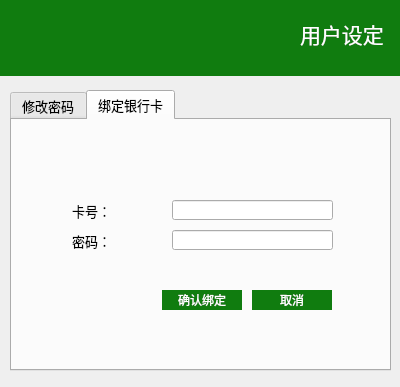
<?xml version="1.0" encoding="UTF-8"?>
<ui version="4.0">
 <class>settingDialog</class>
 <widget class="QDialog" name="settingDialog">
  <property name="geometry">
   <rect>
    <x>0</x>
    <y>0</y>
    <width>400</width>
    <height>387</height>
   </rect>
  </property>
  <property name="minimumSize">
   <size>
    <width>400</width>
    <height>387</height>
   </size>
  </property>
  <property name="maximumSize">
   <size>
    <width>400</width>
    <height>387</height>
   </size>
  </property>
  <property name="windowTitle">
   <string>用户设定</string>
  </property>
  <widget class="QTabWidget" name="tabWidget">
   <property name="geometry">
    <rect>
     <x>10</x>
     <y>90</y>
     <width>381</width>
     <height>281</height>
    </rect>
   </property>
   <property name="font">
    <font>
     <family>黑体</family>
     <pointsize>10</pointsize>
    </font>
   </property>
   <property name="currentIndex">
    <number>1</number>
   </property>
   <widget class="QWidget" name="tabPassword">
    <property name="toolTip">
     <string/>
    </property>
    <attribute name="title">
     <string>修改密码</string>
    </attribute>
    <widget class="QLabel" name="label">
     <property name="geometry">
      <rect>
       <x>40</x>
       <y>60</y>
       <width>71</width>
       <height>21</height>
      </rect>
     </property>
     <property name="text">
      <string>原密码：</string>
     </property>
    </widget>
    <widget class="QLabel" name="label_3">
     <property name="geometry">
      <rect>
       <x>40</x>
       <y>120</y>
       <width>111</width>
       <height>21</height>
      </rect>
     </property>
     <property name="text">
      <string>再次输入新密码：</string>
     </property>
    </widget>
    <widget class="QPushButton" name="buttonOk1">
     <property name="geometry">
      <rect>
       <x>150</x>
       <y>160</y>
       <width>80</width>
       <height>20</height>
      </rect>
     </property>
     <property name="styleSheet">
      <string notr="true">color:white;background-color: rgb(16, 124, 15);border-style: solid</string>
     </property>
     <property name="text">
      <string>确定</string>
     </property>
    </widget>
    <widget class="QLineEdit" name="lineEditNow1">
     <property name="geometry">
      <rect>
       <x>150</x>
       <y>90</y>
       <width>171</width>
       <height>20</height>
      </rect>
     </property>
     <property name="clearButtonEnabled">
      <bool>true</bool>
     </property>
    </widget>
    <widget class="QLineEdit" name="lineEditNow2">
     <property name="geometry">
      <rect>
       <x>150</x>
       <y>120</y>
       <width>171</width>
       <height>20</height>
      </rect>
     </property>
     <property name="clearButtonEnabled">
      <bool>true</bool>
     </property>
    </widget>
    <widget class="QLabel" name="label_2">
     <property name="geometry">
      <rect>
       <x>40</x>
       <y>90</y>
       <width>71</width>
       <height>21</height>
      </rect>
     </property>
     <property name="text">
      <string>新密码：</string>
     </property>
    </widget>
    <widget class="QLineEdit" name="lineEditOri">
     <property name="geometry">
      <rect>
       <x>150</x>
       <y>60</y>
       <width>171</width>
       <height>20</height>
      </rect>
     </property>
     <property name="clearButtonEnabled">
      <bool>true</bool>
     </property>
    </widget>
    <widget class="QPushButton" name="buttonCancel1">
     <property name="geometry">
      <rect>
       <x>240</x>
       <y>160</y>
       <width>80</width>
       <height>20</height>
      </rect>
     </property>
     <property name="styleSheet">
      <string notr="true">color:white;background-color: rgb(16, 124, 15);border-style: solid</string>
     </property>
     <property name="text">
      <string>取消</string>
     </property>
    </widget>
   </widget>
   <widget class="QWidget" name="tabCard">
    <attribute name="title">
     <string>绑定银行卡</string>
    </attribute>
    <widget class="QLabel" name="label_4">
     <property name="geometry">
      <rect>
       <x>60</x>
       <y>80</y>
       <width>71</width>
       <height>21</height>
      </rect>
     </property>
     <property name="text">
      <string>卡号：</string>
     </property>
    </widget>
    <widget class="QLabel" name="label_5">
     <property name="geometry">
      <rect>
       <x>60</x>
       <y>110</y>
       <width>71</width>
       <height>21</height>
      </rect>
     </property>
     <property name="text">
      <string>密码：</string>
     </property>
    </widget>
    <widget class="QLineEdit" name="lineEditID">
     <property name="geometry">
      <rect>
       <x>160</x>
       <y>80</y>
       <width>161</width>
       <height>20</height>
      </rect>
     </property>
    </widget>
    <widget class="QLineEdit" name="lineEditPassword">
     <property name="geometry">
      <rect>
       <x>160</x>
       <y>110</y>
       <width>161</width>
       <height>20</height>
      </rect>
     </property>
     <property name="echoMode">
      <enum>QLineEdit::Password</enum>
     </property>
    </widget>
    <widget class="QPushButton" name="buttonOk2">
     <property name="geometry">
      <rect>
       <x>150</x>
       <y>170</y>
       <width>80</width>
       <height>20</height>
      </rect>
     </property>
     <property name="styleSheet">
      <string notr="true">color:white;background-color: rgb(16, 124, 15);border-style: solid</string>
     </property>
     <property name="text">
      <string>确认绑定</string>
     </property>
    </widget>
    <widget class="QPushButton" name="buttonCancel2">
     <property name="geometry">
      <rect>
       <x>240</x>
       <y>170</y>
       <width>80</width>
       <height>20</height>
      </rect>
     </property>
     <property name="styleSheet">
      <string notr="true">color:white;background-color: rgb(16, 124, 15);border-style: solid</string>
     </property>
     <property name="text">
      <string>取消</string>
     </property>
    </widget>
   </widget>
  </widget>
  <widget class="QLabel" name="label_10">
   <property name="geometry">
    <rect>
     <x>300</x>
     <y>10</y>
     <width>91</width>
     <height>48</height>
    </rect>
   </property>
   <property name="font">
    <font>
     <family>黑体</family>
     <pointsize>16</pointsize>
    </font>
   </property>
   <property name="styleSheet">
    <string notr="true">color:white;background-color: rgb(16, 124, 15);border-style: solid</string>
   </property>
   <property name="text">
    <string>用户设定</string>
   </property>
  </widget>
  <widget class="QLabel" name="label_9">
   <property name="geometry">
    <rect>
     <x>0</x>
     <y>-5</y>
     <width>401</width>
     <height>81</height>
    </rect>
   </property>
   <property name="styleSheet">
    <string notr="true">color:white;background-color: rgb(16, 124, 15);border-style: solid</string>
   </property>
   <property name="text">
    <string/>
   </property>
  </widget>
  <widget class="QLabel" name="label_7">
   <property name="geometry">
    <rect>
     <x>250</x>
     <y>15</y>
     <width>48</width>
     <height>48</height>
    </rect>
   </property>
   <property name="text">
    <string/>
   </property>
   <property name="pixmap">
    <pixmap resource="icon.qrc">:/Icon/Icon/config-white-48.png</pixmap>
   </property>
  </widget>
  <zorder>label_9</zorder>
  <zorder>tabWidget</zorder>
  <zorder>label_10</zorder>
  <zorder>label_7</zorder>
 </widget>
 <tabstops>
  <tabstop>tabWidget</tabstop>
  <tabstop>lineEditOri</tabstop>
  <tabstop>lineEditNow1</tabstop>
  <tabstop>lineEditNow2</tabstop>
  <tabstop>buttonOk1</tabstop>
  <tabstop>buttonCancel1</tabstop>
  <tabstop>lineEditID</tabstop>
  <tabstop>lineEditPassword</tabstop>
  <tabstop>buttonOk2</tabstop>
  <tabstop>buttonCancel2</tabstop>
 </tabstops>
 <resources>
  <include location="icon.qrc"/>
 </resources>
 <connections/>
</ui>
